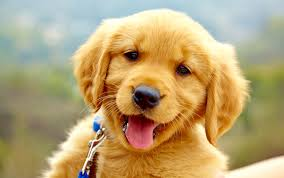
#> input picture Decomposition/doggo.jpg, 284 x 178 px
$ python color_decomposition.py
#> lines starting #> are read from the running program, lines starting #| are printed output that depends on the picture
## Takes in 3 dimensional colored image, outputs 4 dimensional CMYK(Cyan-Magenta-Yellow-Black image)
from PIL import Image
import numpy as np
import random
import sys


image = Image.open("doggo.jpg")
#> image is the input picture: PIL image 284x178 RGB; mean R, G, B 183.7, 162, 116.1
color_image = image.convert('CMYK')
bw_image = image.convert('1')
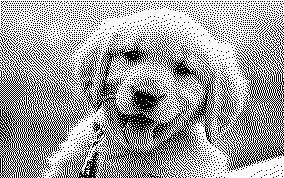
#> bw_image: PIL image 284x178 1; 63.9% white; black in thin lines or dots


outfile1 = Image.new("CMYK", [dimension for dimension in image.size])
#> outfile1: PIL image 284x178 CMYK; every value is 255

outfile2 = Image.new("CMYK", [dimension for dimension in image.size])

outfile3 = Image.new("CMYK", [dimension for dimension in image.size])


for x in range(0, image.size[0], 1):
    for y in range(0, image.size[1], 1):
        sourcepixel = image.getpixel((x, y))

        outfile1.putpixel((x, y),(sourcepixel[0],0,0,0))

        outfile2.putpixel((x, y),(0,sourcepixel[1],0,0))

        outfile3.putpixel((x, y),(0,0,sourcepixel[2],0))
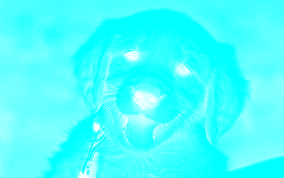
#> outfile1: PIL image 284x178 CMYK; mean R, G, B 71.3, 255, 255
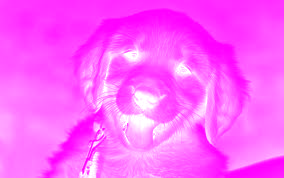
#> outfile2: PIL image 284x178 CMYK; mean R, G, B 255, 93, 255
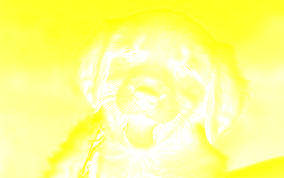
#> outfile3: PIL image 284x178 CMYK; mean R, G, B 255, 255, 138.9

outfile1.save('out1.jpg')
outfile2.save('out2.jpg')
outfile3.save('out3.jpg')
